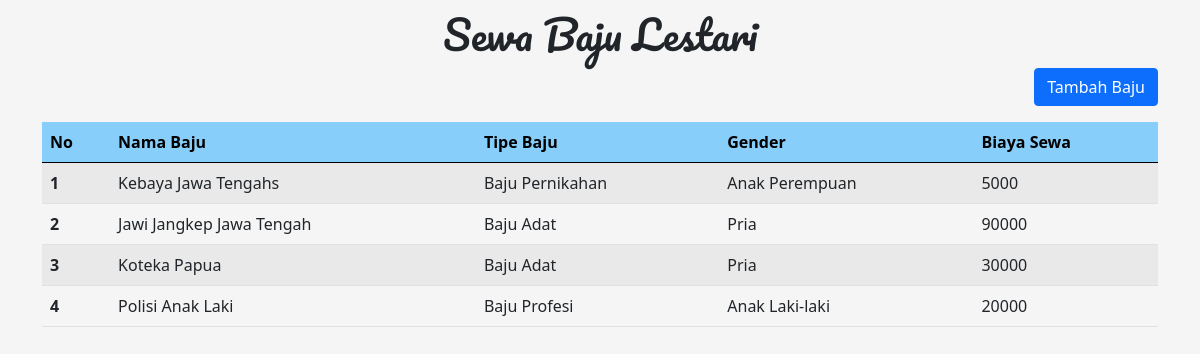
The page / on the database its author committed.
### tables this page shows
CREATE TABLE `clothes` (
  `id` int(11) NOT NULL,
  `name` varchar(100) NOT NULL,
  `type` varchar(100) NOT NULL,
  `gender` varchar(100) NOT NULL,
  `costPerDay` int(11) NOT NULL
);

### Controller/ClothesController.php (called while the page is built, shortened)
<?php
include_once("Model/ClothesModel.php");
class ClothesController  {
     public static function index(){
          $clothes = ClothesModel::getAll();
          require_once("Views/ViewClothes.php");
     }
}
?>

### Helper/DB.php (called while the page is built, shortened)
<?php
    class DB {
        private static $host = "localhost";
        private static $username = "root";
        private static $password = "";
        private static $db = "mvc";
        private static $connection = null;
        private static function getConnection(){
            if(!self::$connection){
                self::$connection = mysqli_connect(self::$host, self::$username, self::$password, self::$db);
            }
        }
        public static function exec($query){
            return mysqli_query(self::$connection, $query);
        }
    }
?>

### Model/ClothesModel.php (called while the page is built, shortened)
<?php
class ClothesModel {
    public static function getAll(){
        $query = "SELECT * FROM clothes";
        return DB::exec($query);
    }
}
?>

### Views/ViewClothes.php (the view, shortened to what this page needs)
<!DOCTYPE html>
<html>
<head>
	<link href="https://cdn.jsdelivr.net/npm/bootstrap@5.0.2/dist/css/bootstrap.min.css" rel="stylesheet">
</head>
<body class="container">
	<h1 style="font-family:Pacifico" align="center" margin="20px;" padding="20px;">Sewa Baju Lestari</h1>
	<div class="d-flex justify-content-end mb-3">
		<button class="btn btn-primary" data-bs-toggle="modal" data-bs-target="#modalTambahBaju">Tambah Baju</button>
	</div>
	<table class="table table-striped table-hover">
		<thead>
		  <tr style="color : black;">
			<th scope="col">No</th>
			<th scope="col">Nama Baju</th>
			<th scope="col">Tipe Baju</th>
			<th scope="col">Gender</th>
			<th scope="col">Biaya Sewa</th>
		  </tr>
		</thead>
		<tbody>
			<?php foreach ($clothes as $key => $data){ ?>
				<tr>
					<th scope="row"><?=$key+1?></th>
					<td><?=$data["name"]?></td>
					<td><?=$data["type"]?></td>
					<td><?=$data["gender"]?></td>
					<td><?=$data["costPerDay"]?></td>
				</tr>
			<?php } ?>
		</tbody>
	  </table>
</body>
</html>

### index.php (shortened to what this page needs)
<?php
require_once("Helper/DB.php");
require __DIR__ . "/Controller/ClothesController.php";
$request = $_SERVER['REQUEST_URI'];
$folder = "/mvc";
switch ($request) {
    case $folder."/" :
        ClothesController::index();
        break;
}
?>

### Views/ViewClothes.php (style rules this page uses)
body { background-color: whitesmoke; }
h1 { margin: 10px; }
tbody tr { transition:0.4s; }
thead { background-color: lightskyblue !important; }

### rows shown on the page
clothes: name "Kebaya Jawa Tengahs", type "Baju Pernikahan", gender "Anak Perempuan", costPerDay "5000"
clothes: name "Jawi Jangkep Jawa Tengah", type "Baju Adat", gender "Pria", costPerDay "90000"
clothes: name "Koteka Papua", type "Baju Adat", gender "Pria", costPerDay "30000"
clothes: name "Polisi Anak Laki", type "Baju Profesi", gender "Anak Laki-laki", costPerDay "20000"
